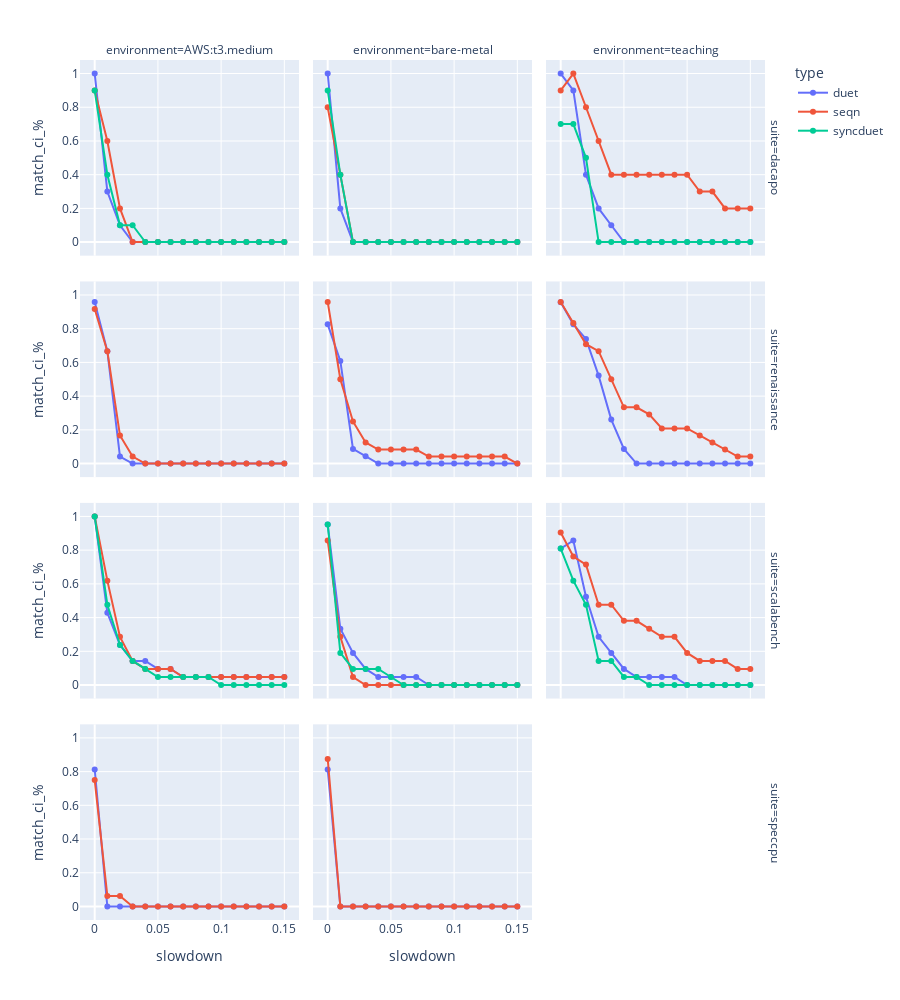

Here is the notebook cell this chart was saved with:
### Markdown cell above
## MDS using CI-test

### Code cell
px.line(
    df_slowdown,
    x=DF.slowdown,
    y=DF.match_ratio_ci,
    color=RF.type,
    facet_col=DF.env,
    facet_row=RF.suite,
    markers=True,
    height=1000
)

### Figure 1 — Plotly figure (JSON) as saved in the notebook; plotly's stock layout.template omitted (floating-point values rounded to 4 significant figures)
{"data": [{"hovertemplate": "type=duet<br>suite=dacapo<br>environment=AWS:t3.medium<br>slowdown=%{x}<br>match_ci_%=%{y}<extra></extra>", "legendgroup": "duet", "line": {"color": "#636efa", "dash": "solid"}, "marker": {"symbol": "circle"}, "mode": "lines+markers", "name": "duet", "orientation": "v", "showlegend": true, "type": "scatter", "x": [0, 0.01, 0.02, 0.03, 0.04, 0.05, 0.06, 0.07, 0.08, 0.09, 0.1, 0.11, 0.12, 0.13, 0.14, 0.15], "xaxis": "x10", "y": [1, 0.3, 0.1, 0, 0, 0, 0, 0, 0, 0, 0, 0, 0, 0, 0, 0], "yaxis": "y10"}, {"hovertemplate": "type=duet<br>suite=dacapo<br>environment=bare-metal<br>slowdown=%{x}<br>match_ci_%=%{y}<extra></extra>", "legendgroup": "duet", "line": {"color": "#636efa", "dash": "solid"}, "marker": {"symbol": "circle"}, "mode": "lines+markers", "name": "duet", "orientation": "v", "showlegend": false, "type": "scatter", "x": [0, 0.01, 0.02, 0.03, 0.04, 0.05, 0.06, 0.07, 0.08, 0.09, 0.1, 0.11, 0.12, 0.13, 0.14, 0.15], "xaxis": "x11", "y": [1, 0.2, 0, 0, 0, 0, 0, 0, 0, 0, 0, 0, 0, 0, 0, 0], "yaxis": "y11"}, {"hovertemplate": "type=duet<br>suite=dacapo<br>environment=teaching<br>slowdown=%{x}<br>match_ci_%=%{y}<extra></extra>", "legendgroup": "duet", "line": {"color": "#636efa", "dash": "solid"}, "marker": {"symbol": "circle"}, "mode": "lines+markers", "name": "duet", "orientation": "v", "showlegend": false, "type": "scatter", "x": [0, 0.01, 0.02, 0.03, 0.04, 0.05, 0.06, 0.07, 0.08, 0.09, 0.1, 0.11, 0.12, 0.13, 0.14, 0.15], "xaxis": "x12", "y": [1, 0.9, 0.4, 0.2, 0.1, 0, 0, 0, 0, 0, 0, 0, 0, 0, 0, 0], "yaxis": "y12"}, {"hovertemplate": "type=duet<br>suite=renaissance<br>environment=AWS:t3.medium<br>slowdown=%{x}<br>match_ci_%=%{y}<extra></extra>", "legendgroup": "duet", "line": {"color": "#636efa", "dash": "solid"}, "marker": {"symbol": "circle"}, "mode": "lines+markers", "name": "duet", "orientation": "v", "showlegend": false, "type": "scatter", "x": [0, 0.01, 0.02, 0.03, 0.04, 0.05, 0.06, 0.07, 0.08, 0.09, 0.1, 0.11, 0.12, 0.13, 0.14, 0.15], "xaxis": "x7", "y": [0.9583, 0.6667, 0.04167, 0, 0, 0, 0, 0, 0, 0, 0, 0, 0, 0, 0, 0], "yaxis": "y7"}, {"hovertemplate": "type=duet<br>suite=renaissance<br>environment=bare-metal<br>slowdown=%{x}<br>match_ci_%=%{y}<extra></extra>", "legendgroup": "duet", "line": {"color": "#636efa", "dash": "solid"}, "marker": {"symbol": "circle"}, "mode": "lines+markers", "name": "duet", "orientation": "v", "showlegend": false, "type": "scatter", "x": [0, 0.01, 0.02, 0.03, 0.04, 0.05, 0.06, 0.07, 0.08, 0.09, 0.1, 0.11, 0.12, 0.13, 0.14, 0.15], "xaxis": "x8", "y": [0.8261, 0.6087, 0.08696, 0.04348, 0, 0, 0, 0, 0, 0, 0, 0, 0, 0, 0, 0], "yaxis": "y8"}, {"hovertemplate": "type=duet<br>suite=renaissance<br>environment=teaching<br>slowdown=%{x}<br>match_ci_%=%{y}<extra></extra>", "legendgroup": "duet", "line": {"color": "#636efa", "dash": "solid"}, "marker": {"symbol": "circle"}, "mode": "lines+markers", "name": "duet", "orientation": "v", "showlegend": false, "type": "scatter", "x": [0, 0.01, 0.02, 0.03, 0.04, 0.05, 0.06, 0.07, 0.08, 0.09, 0.1, 0.11, 0.12, 0.13, 0.14, 0.15], "xaxis": "x9", "y": [0.9565, 0.8261, 0.7391, 0.5217, 0.2609, 0.08696, 0, 0, 0, 0, 0, 0, 0, 0, 0, 0], "yaxis": "y9"}, {"hovertemplate": "type=duet<br>suite=scalabench<br>environment=AWS:t3.medium<br>slowdown=%{x}<br>match_ci_%=%{y}<extra></extra>", "legendgroup": "duet", "line": {"color": "#636efa", "dash": "solid"}, "marker": {"symbol": "circle"}, "mode": "lines+markers", "name": "duet", "orientation": "v", "showlegend": false, "type": "scatter", "x": [0, 0.01, 0.02, 0.03, 0.04, 0.05, 0.06, 0.07, 0.08, 0.09, 0.1, 0.11, 0.12, 0.13, 0.14, 0.15], "xaxis": "x4", "y": [1, 0.4286, 0.2381, 0.1429, 0.1429, 0.09524, 0.09524, 0.04762, 0.04762, 0.04762, 0.04762, 0.04762, 0.04762, 0.04762, 0.04762, 0.04762], "yaxis": "y4"}, {"hovertemplate": "type=duet<br>suite=scalabench<br>environment=bare-metal<br>slowdown=%{x}<br>match_ci_%=%{y}<extra></extra>", "legendgroup": "duet", "line": {"color": "#636efa", "dash": "solid"}, "marker": {"symbol": "circle"}, "mode": "lines+markers", "name": "duet", "orientation": "v", "showlegend": false, "type": "scatter", "x": [0, 0.01, 0.02, 0.03, 0.04, 0.05, 0.06, 0.07, 0.08, 0.09, 0.1, 0.11, 0.12, 0.13, 0.14, 0.15], "xaxis": "x5", "y": [0.9524, 0.3333, 0.1905, 0.09524, 0.04762, 0.04762, 0.04762, 0.04762, 0, 0, 0, 0, 0, 0, 0, 0], "yaxis": "y5"}, {"hovertemplate": "type=duet<br>suite=scalabench<br>environment=teaching<br>slowdown=%{x}<br>match_ci_%=%{y}<extra></extra>", "legendgroup": "duet", "line": {"color": "#636efa", "dash": "solid"}, "marker": {"symbol": "circle"}, "mode": "lines+markers", "name": "duet", "orientation": "v", "showlegend": false, "type": "scatter", "x": [0, 0.01, 0.02, 0.03, 0.04, 0.05, 0.06, 0.07, 0.08, 0.09, 0.1, 0.11, 0.12, 0.13, 0.14, 0.15], "xaxis": "x6", "y": [0.8095, 0.8571, 0.5238, 0.2857, 0.1905, 0.09524, 0.04762, 0.04762, 0.04762, 0.04762, 0, 0, 0, 0, 0, 0], "yaxis": "y6"}, {"hovertemplate": "type=duet<br>suite=speccpu<br>environment=AWS:t3.medium<br>slowdown=%{x}<br>match_ci_%=%{y}<extra></extra>", "legendgroup": "duet", "line": {"color": "#636efa", "dash": "solid"}, "marker": {"symbol": "circle"}, "mode": "lines+markers", "name": "duet", "orientation": "v", "showlegend": false, "type": "scatter", "x": [0, 0.01, 0.02, 0.03, 0.04, 0.05, 0.06, 0.07, 0.08, 0.09, 0.1, 0.11, 0.12, 0.13, 0.14, 0.15], "xaxis": "x", "y": [0.8125, 0, 0, 0, 0, 0, 0, 0, 0, 0, 0, 0, 0, 0, 0, 0], "yaxis": "y"}, {"hovertemplate": "type=duet<br>suite=speccpu<br>environment=bare-metal<br>slowdown=%{x}<br>match_ci_%=%{y}<extra></extra>", "legendgroup": "duet", "line": {"color": "#636efa", "dash": "solid"}, "marker": {"symbol": "circle"}, "mode": "lines+markers", "name": "duet", "orientation": "v", "showlegend": false, "type": "scatter", "x": [0, 0.01, 0.02, 0.03, 0.04, 0.05, 0.06, 0.07, 0.08, 0.09, 0.1, 0.11, 0.12, 0.13, 0.14, 0.15], "xaxis": "x2", "y": [0.8125, 0, 0, 0, 0, 0, 0, 0, 0, 0, 0, 0, 0, 0, 0, 0], "yaxis": "y2"}, {"hovertemplate": "type=seqn<br>suite=dacapo<br>environment=AWS:t3.medium<br>slowdown=%{x}<br>match_ci_%=%{y}<extra></extra>", "legendgroup": "seqn", "line": {"color": "#EF553B", "dash": "solid"}, "marker": {"symbol": "circle"}, "mode": "lines+markers", "name": "seqn", "orientation": "v", "showlegend": true, "type": "scatter", "x": [0, 0.01, 0.02, 0.03, 0.04, 0.05, 0.06, 0.07, 0.08, 0.09, 0.1, 0.11, 0.12, 0.13, 0.14, 0.15], "xaxis": "x10", "y": [0.9, 0.6, 0.2, 0, 0, 0, 0, 0, 0, 0, 0, 0, 0, 0, 0, 0], "yaxis": "y10"}, {"hovertemplate": "type=seqn<br>suite=dacapo<br>environment=bare-metal<br>slowdown=%{x}<br>match_ci_%=%{y}<extra></extra>", "legendgroup": "seqn", "line": {"color": "#EF553B", "dash": "solid"}, "marker": {"symbol": "circle"}, "mode": "lines+markers", "name": "seqn", "orientation": "v", "showlegend": false, "type": "scatter", "x": [0, 0.01, 0.02, 0.03, 0.04, 0.05, 0.06, 0.07, 0.08, 0.09, 0.1, 0.11, 0.12, 0.13, 0.14, 0.15], "xaxis": "x11", "y": [0.8, 0.4, 0, 0, 0, 0, 0, 0, 0, 0, 0, 0, 0, 0, 0, 0], "yaxis": "y11"}, {"hovertemplate": "type=seqn<br>suite=dacapo<br>environment=teaching<br>slowdown=%{x}<br>match_ci_%=%{y}<extra></extra>", "legendgroup": "seqn", "line": {"color": "#EF553B", "dash": "solid"}, "marker": {"symbol": "circle"}, "mode": "lines+markers", "name": "seqn", "orientation": "v", "showlegend": false, "type": "scatter", "x": [0, 0.01, 0.02, 0.03, 0.04, 0.05, 0.06, 0.07, 0.08, 0.09, 0.1, 0.11, 0.12, 0.13, 0.14, 0.15], "xaxis": "x12", "y": [0.9, 1, 0.8, 0.6, 0.4, 0.4, 0.4, 0.4, 0.4, 0.4, 0.4, 0.3, 0.3, 0.2, 0.2, 0.2], "yaxis": "y12"}, {"hovertemplate": "type=seqn<br>suite=renaissance<br>environment=AWS:t3.medium<br>slowdown=%{x}<br>match_ci_%=%{y}<extra></extra>", "legendgroup": "seqn", "line": {"color": "#EF553B", "dash": "solid"}, "marker": {"symbol": "circle"}, "mode": "lines+markers", "name": "seqn", "orientation": "v", "showlegend": false, "type": "scatter", "x": [0, 0.01, 0.02, 0.03, 0.04, 0.05, 0.06, 0.07, 0.08, 0.09, 0.1, 0.11, 0.12, 0.13, 0.14, 0.15], "xaxis": "x7", "y": [0.9167, 0.6667, 0.1667, 0.04167, 0, 0, 0, 0, 0, 0, 0, 0, 0, 0, 0, 0], "yaxis": "y7"}, {"hovertemplate": "type=seqn<br>suite=renaissance<br>environment=bare-metal<br>slowdown=%{x}<br>match_ci_%=%{y}<extra></extra>", "legendgroup": "seqn", "line": {"color": "#EF553B", "dash": "solid"}, "marker": {"symbol": "circle"}, "mode": "lines+markers", "name": "seqn", "orientation": "v", "showlegend": false, "type": "scatter", "x": [0, 0.01, 0.02, 0.03, 0.04, 0.05, 0.06, 0.07, 0.08, 0.09, 0.1, 0.11, 0.12, 0.13, 0.14, 0.15], "xaxis": "x8", "y": [0.9583, 0.5, 0.25, 0.125, 0.08333, 0.08333, 0.08333, 0.08333, 0.04167, 0.04167, 0.04167, 0.04167, 0.04167, 0.04167, 0.04167, 0], "yaxis": "y8"}, {"hovertemplate": "type=seqn<br>suite=renaissance<br>environment=teaching<br>slowdown=%{x}<br>match_ci_%=%{y}<extra></extra>", "legendgroup": "seqn", "line": {"color": "#EF553B", "dash": "solid"}, "marker": {"symbol": "circle"}, "mode": "lines+markers", "name": "seqn", "orientation": "v", "showlegend": false, "type": "scatter", "x": [0, 0.01, 0.02, 0.03, 0.04, 0.05, 0.06, 0.07, 0.08, 0.09, 0.1, 0.11, 0.12, 0.13, 0.14, 0.15], "xaxis": "x9", "y": [0.9583, 0.8333, 0.7083, 0.6667, 0.5, 0.3333, 0.3333, 0.2917, 0.2083, 0.2083, 0.2083, 0.1667, 0.125, 0.08333, 0.04167, 0.04167], "yaxis": "y9"}, {"hovertemplate": "type=seqn<br>suite=scalabench<br>environment=AWS:t3.medium<br>slowdown=%{x}<br>match_ci_%=%{y}<extra></extra>", "legendgroup": "seqn", "line": {"color": "#EF553B", "dash": "solid"}, "marker": {"symbol": "circle"}, "mode": "lines+markers", "name": "seqn", "orientation": "v", "showlegend": false, "type": "scatter", "x": [0, 0.01, 0.02, 0.03, 0.04, 0.05, 0.06, 0.07, 0.08, 0.09, 0.1, 0.11, 0.12, 0.13, 0.14, 0.15], "xaxis": "x4", "y": [1, 0.619, 0.2857, 0.1429, 0.09524, 0.09524, 0.09524, 0.04762, 0.04762, 0.04762, 0.04762, 0.04762, 0.04762, 0.04762, 0.04762, 0.04762], "yaxis": "y4"}, {"hovertemplate": "type=seqn<br>suite=scalabench<br>environment=bare-metal<br>slowdown=%{x}<br>match_ci_%=%{y}<extra></extra>", "legendgroup": "seqn", "line": {"color": "#EF553B", "dash": "solid"}, "marker": {"symbol": "circle"}, "mode": "lines+markers", "name": "seqn", "orientation": "v", "showlegend": false, "type": "scatter", "x": [0, 0.01, 0.02, 0.03, 0.04, 0.05, 0.06, 0.07, 0.08, 0.09, 0.1, 0.11, 0.12, 0.13, 0.14, 0.15], "xaxis": "x5", "y": [0.8571, 0.2857, 0.04762, 0, 0, 0, 0, 0, 0, 0, 0, 0, 0, 0, 0, 0], "yaxis": "y5"}, {"hovertemplate": "type=seqn<br>suite=scalabench<br>environment=teaching<br>slowdown=%{x}<br>match_ci_%=%{y}<extra></extra>", "legendgroup": "seqn", "line": {"color": "#EF553B", "dash": "solid"}, "marker": {"symbol": "circle"}, "mode": "lines+markers", "name": "seqn", "orientation": "v", "showlegend": false, "type": "scatter", "x": [0, 0.01, 0.02, 0.03, 0.04, 0.05, 0.06, 0.07, 0.08, 0.09, 0.1, 0.11, 0.12, 0.13, 0.14, 0.15], "xaxis": "x6", "y": [0.9048, 0.7619, 0.7143, 0.4762, 0.4762, 0.381, 0.381, 0.3333, 0.2857, 0.2857, 0.1905, 0.1429, 0.1429, 0.1429, 0.09524, 0.09524], "yaxis": "y6"}, {"hovertemplate": "type=seqn<br>suite=speccpu<br>environment=AWS:t3.medium<br>slowdown=%{x}<br>match_ci_%=%{y}<extra></extra>", "legendgroup": "seqn", "line": {"color": "#EF553B", "dash": "solid"}, "marker": {"symbol": "circle"}, "mode": "lines+markers", "name": "seqn", "orientation": "v", "showlegend": false, "type": "scatter", "x": [0, 0.01, 0.02, 0.03, 0.04, 0.05, 0.06, 0.07, 0.08, 0.09, 0.1, 0.11, 0.12, 0.13, 0.14, 0.15], "xaxis": "x", "y": [0.75, 0.0625, 0.0625, 0, 0, 0, 0, 0, 0, 0, 0, 0, 0, 0, 0, 0], "yaxis": "y"}, {"hovertemplate": "type=seqn<br>suite=speccpu<br>environment=bare-metal<br>slowdown=%{x}<br>match_ci_%=%{y}<extra></extra>", "legendgroup": "seqn", "line": {"color": "#EF553B", "dash": "solid"}, "marker": {"symbol": "circle"}, "mode": "lines+markers", "name": "seqn", "orientation": "v", "showlegend": false, "type": "scatter", "x": [0, 0.01, 0.02, 0.03, 0.04, 0.05, 0.06, 0.07, 0.08, 0.09, 0.1, 0.11, 0.12, 0.13, 0.14, 0.15], "xaxis": "x2", "y": [0.875, 0, 0, 0, 0, 0, 0, 0, 0, 0, 0, 0, 0, 0, 0, 0], "yaxis": "y2"}, {"hovertemplate": "type=syncduet<br>suite=dacapo<br>environment=AWS:t3.medium<br>slowdown=%{x}<br>match_ci_%=%{y}<extra></extra>", "legendgroup": "syncduet", "line": {"color": "#00cc96", "dash": "solid"}, "marker": {"symbol": "circle"}, "mode": "lines+markers", "name": "syncduet", "orientation": "v", "showlegend": true, "type": "scatter", "x": [0, 0.01, 0.02, 0.03, 0.04, 0.05, 0.06, 0.07, 0.08, 0.09, 0.1, 0.11, 0.12, 0.13, 0.14, 0.15], "xaxis": "x10", "y": [0.9, 0.4, 0.1, 0.1, 0, 0, 0, 0, 0, 0, 0, 0, 0, 0, 0, 0], "yaxis": "y10"}, {"hovertemplate": "type=syncduet<br>suite=dacapo<br>environment=bare-metal<br>slowdown=%{x}<br>match_ci_%=%{y}<extra></extra>", "legendgroup": "syncduet", "line": {"color": "#00cc96", "dash": "solid"}, "marker": {"symbol": "circle"}, "mode": "lines+markers", "name": "syncduet", "orientation": "v", "showlegend": false, "type": "scatter", "x": [0, 0.01, 0.02, 0.03, 0.04, 0.05, 0.06, 0.07, 0.08, 0.09, 0.1, 0.11, 0.12, 0.13, 0.14, 0.15], "xaxis": "x11", "y": [0.9, 0.4, 0, 0, 0, 0, 0, 0, 0, 0, 0, 0, 0, 0, 0, 0], "yaxis": "y11"}, {"hovertemplate": "type=syncduet<br>suite=dacapo<br>environment=teaching<br>slowdown=%{x}<br>match_ci_%=%{y}<extra></extra>", "legendgroup": "syncduet", "line": {"color": "#00cc96", "dash": "solid"}, "marker": {"symbol": "circle"}, "mode": "lines+markers", "name": "syncduet", "orientation": "v", "showlegend": false, "type": "scatter", "x": [0, 0.01, 0.02, 0.03, 0.04, 0.05, 0.06, 0.07, 0.08, 0.09, 0.1, 0.11, 0.12, 0.13, 0.14, 0.15], "xaxis": "x12", "y": [0.7, 0.7, 0.5, 0, 0, 0, 0, 0, 0, 0, 0, 0, 0, 0, 0, 0], "yaxis": "y12"}, {"hovertemplate": "type=syncduet<br>suite=scalabench<br>environment=AWS:t3.medium<br>slowdown=%{x}<br>match_ci_%=%{y}<extra></extra>", "legendgroup": "syncduet", "line": {"color": "#00cc96", "dash": "solid"}, "marker": {"symbol": "circle"}, "mode": "lines+markers", "name": "syncduet", "orientation": "v", "showlegend": false, "type": "scatter", "x": [0, 0.01, 0.02, 0.03, 0.04, 0.05, 0.06, 0.07, 0.08, 0.09, 0.1, 0.11, 0.12, 0.13, 0.14, 0.15], "xaxis": "x4", "y": [1, 0.4762, 0.2381, 0.1429, 0.09524, 0.04762, 0.04762, 0.04762, 0.04762, 0.04762, 0, 0, 0, 0, 0, 0], "yaxis": "y4"}, {"hovertemplate": "type=syncduet<br>suite=scalabench<br>environment=bare-metal<br>slowdown=%{x}<br>match_ci_%=%{y}<extra></extra>", "legendgroup": "syncduet", "line": {"color": "#00cc96", "dash": "solid"}, "marker": {"symbol": "circle"}, "mode": "lines+markers", "name": "syncduet", "orientation": "v", "showlegend": false, "type": "scatter", "x": [0, 0.01, 0.02, 0.03, 0.04, 0.05, 0.06, 0.07, 0.08, 0.09, 0.1, 0.11, 0.12, 0.13, 0.14, 0.15], "xaxis": "x5", "y": [0.9524, 0.1905, 0.09524, 0.09524, 0.09524, 0.04762, 0, 0, 0, 0, 0, 0, 0, 0, 0, 0], "yaxis": "y5"}, {"hovertemplate": "type=syncduet<br>suite=scalabench<br>environment=teaching<br>slowdown=%{x}<br>match_ci_%=%{y}<extra></extra>", "legendgroup": "syncduet", "line": {"color": "#00cc96", "dash": "solid"}, "marker": {"symbol": "circle"}, "mode": "lines+markers", "name": "syncduet", "orientation": "v", "showlegend": false, "type": "scatter", "x": [0, 0.01, 0.02, 0.03, 0.04, 0.05, 0.06, 0.07, 0.08, 0.09, 0.1, 0.11, 0.12, 0.13, 0.14, 0.15], "xaxis": "x6", "y": [0.8095, 0.619, 0.4762, 0.1429, 0.1429, 0.04762, 0.04762, 0, 0, 0, 0, 0, 0, 0, 0, 0], "yaxis": "y6"}], "layout": {"annotations": [{"font": {}, "showarrow": false, "text": "environment=AWS:t3.medium", "x": 0.1567, "xanchor": "center", "xref": "paper", "y": 1, "yanchor": "bottom", "yref": "paper"}, {"font": {}, "showarrow": false, "text": "environment=bare-metal", "x": 0.49, "xanchor": "center", "xref": "paper", "y": 1, "yanchor": "bottom", "yref": "paper"}, {"font": {}, "showarrow": false, "text": "environment=teaching", "x": 0.8233, "xanchor": "center", "xref": "paper", "y": 1, "yanchor": "bottom", "yref": "paper"}, {"font": {}, "showarrow": false, "text": "suite=speccpu", "textangle": 90, "x": 0.98, "xanchor": "left", "xref": "paper", "y": 0.1138, "yanchor": "middle", "yref": "paper"}, {"font": {}, "showarrow": false, "text": "suite=scalabench", "textangle": 90, "x": 0.98, "xanchor": "left", "xref": "paper", "y": 0.3712, "yanchor": "middle", "yref": "paper"}, {"font": {}, "showarrow": false, "text": "suite=renaissance", "textangle": 90, "x": 0.98, "xanchor": "left", "xref": "paper", "y": 0.6288, "yanchor": "middle", "yref": "paper"}, {"font": {}, "showarrow": false, "text": "suite=dacapo", "textangle": 90, "x": 0.98, "xanchor": "left", "xref": "paper", "y": 0.8862, "yanchor": "middle", "yref": "paper"}], "height": 1000, "legend": {"title": {"text": "type"}, "tracegroupgap": 0}, "margin": {"t": 60}, "xaxis": {"anchor": "y", "domain": [0, 0.3133], "title": {"text": "slowdown"}}, "xaxis10": {"anchor": "y10", "domain": [0, 0.3133], "matches": "x", "showticklabels": false}, "xaxis11": {"anchor": "y11", "domain": [0.3333, 0.6467], "matches": "x", "showticklabels": false}, "xaxis12": {"anchor": "y12", "domain": [0.6667, 0.98], "matches": "x", "showticklabels": false}, "xaxis2": {"anchor": "y2", "domain": [0.3333, 0.6467], "matches": "x", "title": {"text": "slowdown"}}, "xaxis3": {"anchor": "y3", "domain": [0.6667, 0.98], "matches": "x", "title": {"text": "slowdown"}}, "xaxis4": {"anchor": "y4", "domain": [0, 0.3133], "matches": "x", "showticklabels": false}, "xaxis5": {"anchor": "y5", "domain": [0.3333, 0.6467], "matches": "x", "showticklabels": false}, "xaxis6": {"anchor": "y6", "domain": [0.6667, 0.98], "matches": "x", "showticklabels": false}, "xaxis7": {"anchor": "y7", "domain": [0, 0.3133], "matches": "x", "showticklabels": false}, "xaxis8": {"anchor": "y8", "domain": [0.3333, 0.6467], "matches": "x", "showticklabels": false}, "xaxis9": {"anchor": "y9", "domain": [0.6667, 0.98], "matches": "x", "showticklabels": false}, "yaxis": {"anchor": "x", "domain": [0, 0.2275], "title": {"text": "match_ci_%"}}, "yaxis10": {"anchor": "x10", "domain": [0.7725, 1], "matches": "y", "title": {"text": "match_ci_%"}}, "yaxis11": {"anchor": "x11", "domain": [0.7725, 1], "matches": "y", "showticklabels": false}, "yaxis12": {"anchor": "x12", "domain": [0.7725, 1], "matches": "y", "showticklabels": false}, "yaxis2": {"anchor": "x2", "domain": [0, 0.2275], "matches": "y", "showticklabels": false}, "yaxis3": {"anchor": "x3", "domain": [0, 0.2275], "matches": "y", "showticklabels": false}, "yaxis4": {"anchor": "x4", "domain": [0.2575, 0.485], "matches": "y", "title": {"text": "match_ci_%"}}, "yaxis5": {"anchor": "x5", "domain": [0.2575, 0.485], "matches": "y", "showticklabels": false}, "yaxis6": {"anchor": "x6", "domain": [0.2575, 0.485], "matches": "y", "showticklabels": false}, "yaxis7": {"anchor": "x7", "domain": [0.515, 0.7425], "matches": "y", "title": {"text": "match_ci_%"}}, "yaxis8": {"anchor": "x8", "domain": [0.515, 0.7425], "matches": "y", "showticklabels": false}, "yaxis9": {"anchor": "x9", "domain": [0.515, 0.7425], "matches": "y", "showticklabels": false}}}
